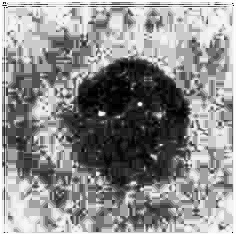
#> input picture macular hole/image13.jpg, 236 x 234 px, found by its file name
$ python noise.py
#> lines starting #> are read from the running program, lines starting #| are printed output that depends on the picture
import numpy as np
import os
import cv2
image=cv2.imread("clahe/image13.jpg")
#> image is the input picture: shape (234, 236, 3); min 0, max 255, mean 140.4
row,col,ch= image.shape
#> row = 234; col = 236; ch = 3
mean = 10
var = 10
sigma = var**10
gauss = np.random.normal(mean,sigma,(row,col,ch))
gauss = gauss.reshape(row,col,ch)
noisy = image + gauss
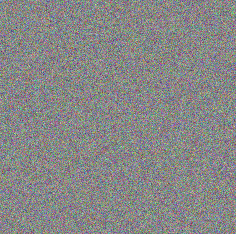
#> noisy: shape (234, 236, 3) float64; mean B, G, R 5298978.3, 105120068.6, 41992202.5; drawn with min black and max white
cv2.imwrite('lol.jpg',noisy)
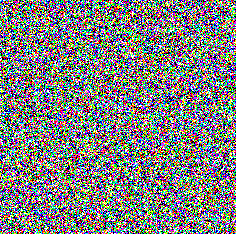
#> saved as lol.jpg: shape (234, 236, 3); mean B, G, R 127.7, 128.7, 127.7
cv2.waitKey(0)

$ run again, with macular hole/image0.jpg copied over macular hole/image13.jpg
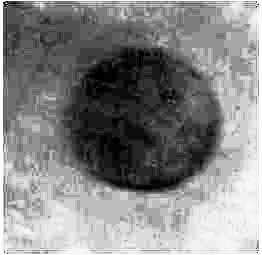
#> input picture macular hole/image0.jpg, 262 x 255 px, found by its file name
#> image is the input picture: shape (255, 262, 3); min 0, max 255, mean 134
#> `noisy = image + gauss`:
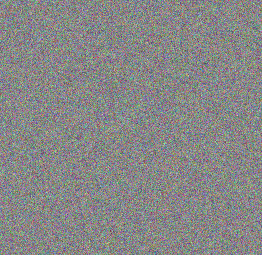
#> noisy: shape (255, 262, 3) float64; mean B, G, R -15441837.9, 65732338.1, 49083347.6; drawn with min black and max white
#> `cv2.imwrite('lol.jpg',noisy)`:
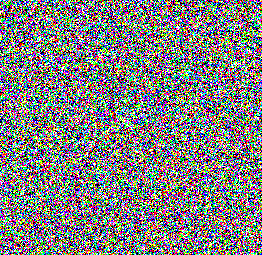
#> saved as lol.jpg: shape (255, 262, 3); mean B, G, R 127.5, 128.2, 128.1

$ run again, with macular hole/image10.jpg copied over macular hole/image13.jpg
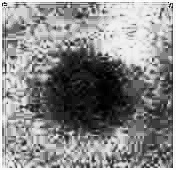
#> input picture macular hole/image10.jpg, 176 x 170 px, found by its file name
#> image is the input picture: shape (170, 176, 3); min 0, max 255, mean 136.1
#> `noisy = image + gauss`:
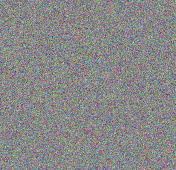
#> noisy: shape (170, 176, 3) float64; mean B, G, R -28341748.9, 30732295.5, -14859969.8; drawn with min black and max white
#> `cv2.imwrite('lol.jpg',noisy)`:
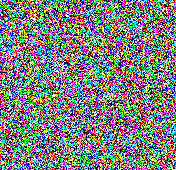
#> saved as lol.jpg: shape (170, 176, 3); mean B, G, R 127.9, 127.9, 126.9

$ run again, with macular hole/image11.jpg copied over macular hole/image13.jpg
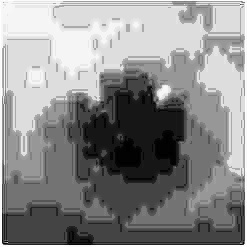
#> input picture macular hole/image11.jpg, 247 x 247 px, found by its file name
#> image is the input picture: shape (247, 247, 3); min 0, max 255, mean 138.7
#> `noisy = image + gauss`:
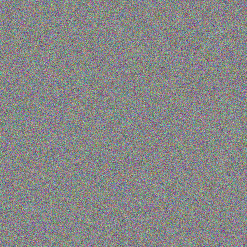
#> noisy: shape (247, 247, 3) float64; mean B, G, R 12698586.1, 70516920.3, 46834339.8; drawn with min black and max white
#> `cv2.imwrite('lol.jpg',noisy)`:
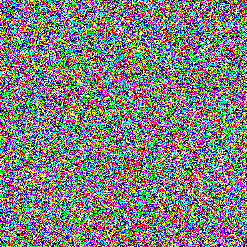
#> saved as lol.jpg: shape (247, 247, 3); mean B, G, R 127.8, 128.2, 128
